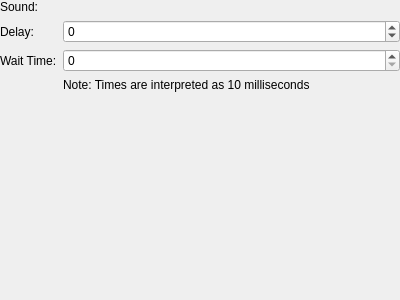
<?xml version="1.0" encoding="UTF-8"?>
<ui version="4.0">
 <class>ActionPlaySoundEffect</class>
 <widget class="QWidget" name="ActionPlaySoundEffect">
  <property name="geometry">
   <rect>
    <x>0</x>
    <y>0</y>
    <width>400</width>
    <height>300</height>
   </rect>
  </property>
  <layout class="QVBoxLayout" name="verticalLayout">
   <property name="leftMargin">
    <number>0</number>
   </property>
   <property name="topMargin">
    <number>0</number>
   </property>
   <property name="rightMargin">
    <number>0</number>
   </property>
   <property name="bottomMargin">
    <number>0</number>
   </property>
   <item>
    <layout class="QFormLayout" name="formLayout">
     <property name="fieldGrowthPolicy">
      <enum>QFormLayout::AllNonFixedFieldsGrow</enum>
     </property>
     <item row="0" column="0">
      <widget class="QLabel" name="lblSound">
       <property name="text">
        <string>Sound:</string>
       </property>
      </widget>
     </item>
     <item row="0" column="1">
      <widget class="ObjectSelector" name="sound" native="true"/>
     </item>
     <item row="1" column="0">
      <widget class="QLabel" name="lblDelay">
       <property name="text">
        <string>Delay:</string>
       </property>
      </widget>
     </item>
     <item row="1" column="1">
      <widget class="QSpinBox" name="delay">
       <property name="minimum">
        <number>-2147483647</number>
       </property>
       <property name="maximum">
        <number>2147483647</number>
       </property>
      </widget>
     </item>
     <item row="2" column="0">
      <widget class="QLabel" name="lblWaitTime">
       <property name="text">
        <string>Wait Time:</string>
       </property>
      </widget>
     </item>
     <item row="2" column="1">
      <widget class="QSpinBox" name="waitTime">
       <property name="maximum">
        <number>2147483647</number>
       </property>
      </widget>
     </item>
     <item row="3" column="1">
      <widget class="QLabel" name="lblNote">
       <property name="text">
        <string>Note: Times are interpreted as 10 milliseconds</string>
       </property>
      </widget>
     </item>
    </layout>
   </item>
  </layout>
 </widget>
 <customwidgets>
  <customwidget>
   <class>ObjectSelector</class>
   <extends>QWidget</extends>
   <header>ObjectSelector.h</header>
   <container>1</container>
  </customwidget>
 </customwidgets>
 <resources/>
 <connections/>
</ui>
